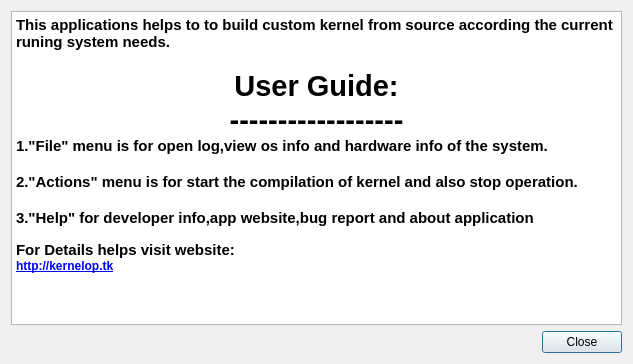
<?xml version="1.0" encoding="UTF-8"?>
<ui version="4.0">
 <class>contentHelp</class>
 <widget class="QDialog" name="contentHelp">
  <property name="geometry">
   <rect>
    <x>0</x>
    <y>0</y>
    <width>633</width>
    <height>364</height>
   </rect>
  </property>
  <property name="windowTitle">
   <string>Help</string>
  </property>
  <layout class="QVBoxLayout" name="verticalLayout_2">
   <item>
    <layout class="QVBoxLayout" name="verticalLayout">
     <item>
      <widget class="QTextBrowser" name="textBrowser">
       <property name="html">
        <string>&lt;!DOCTYPE HTML PUBLIC &quot;-//W3C//DTD HTML 4.0//EN&quot; &quot;http://www.w3.org/TR/REC-html40/strict.dtd&quot;&gt;
&lt;html&gt;&lt;head&gt;&lt;meta name=&quot;qrichtext&quot; content=&quot;1&quot; /&gt;&lt;style type=&quot;text/css&quot;&gt;
p, li { white-space: pre-wrap; }
&lt;/style&gt;&lt;/head&gt;&lt;body style=&quot; font-family:'Sans'; font-size:9pt; font-weight:600; font-style:normal;&quot;&gt;
&lt;p style=&quot; margin-top:0px; margin-bottom:0px; margin-left:0px; margin-right:0px; -qt-block-indent:0; text-indent:0px;&quot;&gt;&lt;span style=&quot; font-family:'Ubuntu'; font-size:11pt;&quot;&gt;This applications helps to to build custom kernel from source according the current runing system needs.&lt;/span&gt;&lt;/p&gt;
&lt;p style=&quot;-qt-paragraph-type:empty; margin-top:0px; margin-bottom:0px; margin-left:0px; margin-right:0px; -qt-block-indent:0; text-indent:0px; font-family:'Ubuntu'; font-size:11pt;&quot;&gt;&lt;br /&gt;&lt;/p&gt;
&lt;p align=&quot;center&quot; style=&quot; margin-top:0px; margin-bottom:0px; margin-left:0px; margin-right:0px; -qt-block-indent:0; text-indent:0px;&quot;&gt;&lt;span style=&quot; font-family:'Ubuntu'; font-size:22pt;&quot;&gt;User Guide:&lt;/span&gt;&lt;/p&gt;
&lt;p align=&quot;center&quot; style=&quot; margin-top:0px; margin-bottom:0px; margin-left:0px; margin-right:0px; -qt-block-indent:0; text-indent:0px;&quot;&gt;&lt;span style=&quot; font-family:'Ubuntu'; font-size:22pt;&quot;&gt;------------------&lt;/span&gt;&lt;/p&gt;
&lt;p style=&quot; margin-top:0px; margin-bottom:0px; margin-left:0px; margin-right:0px; -qt-block-indent:0; text-indent:0px;&quot;&gt;&lt;span style=&quot; font-family:'Ubuntu'; font-size:11pt;&quot;&gt;1.&amp;quot;File&amp;quot; menu is for open log,view os info and hardware info of the system.&lt;/span&gt;&lt;/p&gt;
&lt;p style=&quot;-qt-paragraph-type:empty; margin-top:0px; margin-bottom:0px; margin-left:0px; margin-right:0px; -qt-block-indent:0; text-indent:0px; font-family:'Ubuntu'; font-size:11pt;&quot;&gt;&lt;br /&gt;&lt;/p&gt;
&lt;p style=&quot; margin-top:0px; margin-bottom:0px; margin-left:0px; margin-right:0px; -qt-block-indent:0; text-indent:0px;&quot;&gt;&lt;span style=&quot; font-family:'Ubuntu'; font-size:11pt;&quot;&gt;2.&amp;quot;Actions&amp;quot; menu is for start the compilation of kernel and also stop operation.&lt;/span&gt;&lt;/p&gt;
&lt;p style=&quot;-qt-paragraph-type:empty; margin-top:0px; margin-bottom:0px; margin-left:0px; margin-right:0px; -qt-block-indent:0; text-indent:0px; font-family:'Ubuntu'; font-size:11pt;&quot;&gt;&lt;br /&gt;&lt;/p&gt;
&lt;p style=&quot; margin-top:0px; margin-bottom:0px; margin-left:0px; margin-right:0px; -qt-block-indent:0; text-indent:0px;&quot;&gt;&lt;span style=&quot; font-family:'Ubuntu'; font-size:11pt;&quot;&gt;3.&amp;quot;Help&amp;quot; for developer info,app website,bug report and about application&lt;/span&gt;&lt;/p&gt;
&lt;p style=&quot;-qt-paragraph-type:empty; margin-top:0px; margin-bottom:0px; margin-left:0px; margin-right:0px; -qt-block-indent:0; text-indent:0px;&quot;&gt;&lt;br /&gt;&lt;/p&gt;
&lt;p style=&quot; margin-top:0px; margin-bottom:0px; margin-left:0px; margin-right:0px; -qt-block-indent:0; text-indent:0px;&quot;&gt;&lt;span style=&quot; font-family:'Ubuntu'; font-size:11pt;&quot;&gt;For Details helps visit website:&lt;/span&gt;&lt;/p&gt;
&lt;p style=&quot; margin-top:0px; margin-bottom:0px; margin-left:0px; margin-right:0px; -qt-block-indent:0; text-indent:0px;&quot;&gt;&lt;a href=&quot;http://kernelop.tk&quot;&gt;&lt;span style=&quot; text-decoration: underline; color:#0000ff;&quot;&gt;http://kernelop.tk&lt;/span&gt;&lt;/a&gt;&lt;/p&gt;&lt;/body&gt;&lt;/html&gt;</string>
       </property>
      </widget>
     </item>
     <item>
      <layout class="QHBoxLayout" name="horizontalLayout">
       <item>
        <spacer name="horizontalSpacer">
         <property name="orientation">
          <enum>Qt::Horizontal</enum>
         </property>
         <property name="sizeHint" stdset="0">
          <size>
           <width>40</width>
           <height>20</height>
          </size>
         </property>
        </spacer>
       </item>
       <item>
        <widget class="QPushButton" name="pushButton">
         <property name="text">
          <string>Close</string>
         </property>
        </widget>
       </item>
      </layout>
     </item>
    </layout>
   </item>
  </layout>
 </widget>
 <resources/>
 <connections/>
</ui>
